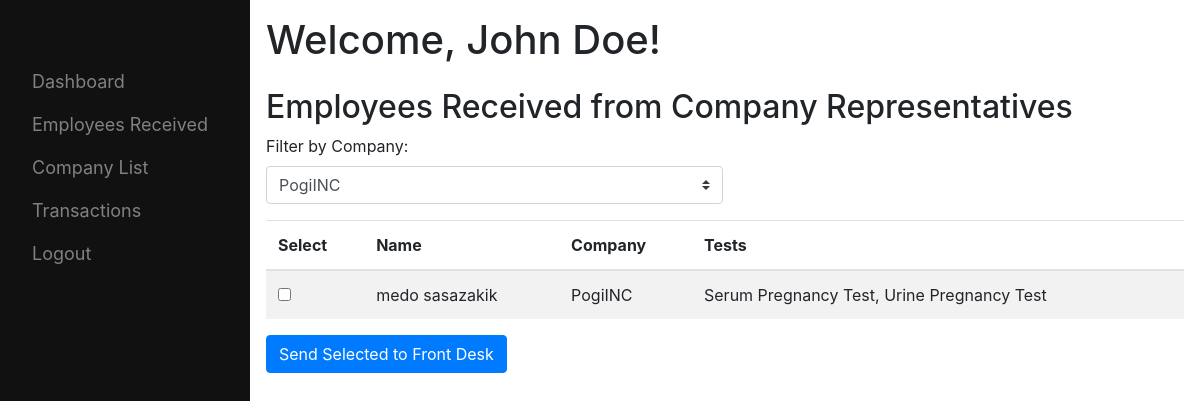
The app's page /marketing_manager_dashboard.php?company=1 (signed in) with its own data.
### tables this page shows
CREATE TABLE `users` (
  `id` int(11) NOT NULL,
  `first_name` varchar(50) NOT NULL,
  `last_name` varchar(50) NOT NULL,
  `birthday` date DEFAULT NULL,
  `email` varchar(100) NOT NULL,
  `contact_number` varchar(20) DEFAULT NULL,
  `address` text DEFAULT NULL,
  `username` varchar(50) NOT NULL,
  `password` varchar(255) NOT NULL,
  `role` enum('admin','marketing_manager','front_desk','junior_medtech','senior_medtech','invoice_manager','company_rep') NOT NULL,
  `created_at` timestamp NOT NULL DEFAULT current_timestamp(),
  `company_id` int(11) DEFAULT NULL,
  `status` enum('active','inactive','archived') NOT NULL DEFAULT 'inactive'
);

CREATE TABLE `employees` (
  `id` int(11) NOT NULL,
  `company_id` int(11) DEFAULT NULL,
  `first_name` varchar(50) NOT NULL,
  `last_name` varchar(50) NOT NULL,
  `age` int(11) DEFAULT NULL,
  `gender` enum('male','female','other') DEFAULT NULL,
  `birthday` date DEFAULT NULL,
  `email` varchar(100) DEFAULT NULL,
  `contact_number` varchar(20) DEFAULT NULL,
  `created_at` timestamp NOT NULL DEFAULT current_timestamp(),
  `tests` text DEFAULT NULL,
  `address` text DEFAULT NULL,
  `status` enum('registered','pending_tests','tests_assigned','sent_to_marketing','sent_to_front_desk','processed') DEFAULT 'registered',
  `sent_to_front_desk_at` datetime DEFAULT NULL,
  `sent_to_marketing_at` datetime DEFAULT NULL,
  `updated_at` datetime DEFAULT NULL,
  `patient_id` varchar(10) DEFAULT NULL,
  `username` varchar(50) DEFAULT NULL,
  `password` varchar(50) DEFAULT NULL,
  `appointment_date` date DEFAULT NULL,
  `appointment_time` time DEFAULT NULL
);

CREATE TABLE `companies` (
  `id` int(11) NOT NULL,
  `name` varchar(100) NOT NULL,
  `address` text DEFAULT NULL,
  `email` varchar(100) DEFAULT NULL,
  `contact_number` varchar(20) DEFAULT NULL,
  `rep_first_name` varchar(50) DEFAULT NULL,
  `rep_last_name` varchar(50) DEFAULT NULL,
  `created_at` timestamp NOT NULL DEFAULT current_timestamp()
);

### marketing_manager_dashboard.php (the view, shortened to what this page needs)
<?php
include 'db_connection.php';
$user_id = $_SESSION['user_id'];
$user = $conn->query("SELECT first_name, last_name FROM users WHERE id = $user_id")->fetch_assoc();
$companies = $conn->query("SELECT id, name FROM companies ORDER BY name");
$selected_company = isset($_GET['company']) ? intval($_GET['company']) : 0;
$employee_query = "SELECT e.*, c.name AS company_name,
                   GROUP_CONCAT(lt.name SEPARATOR ', ') AS tests
                   FROM employees e
                   JOIN companies c ON e.company_id = c.id
                   LEFT JOIN employee_tests elt ON e.id = elt.employee_id
                   LEFT JOIN tests lt ON elt.test_id = lt.id
                   WHERE e.status = 'sent_to_marketing'";
if ($selected_company > 0) {
    $employee_query .= " AND e.company_id = " . intval($selected_company);
}
$employee_query .= " GROUP BY e.id ORDER BY e.id DESC";
$employees = $conn->query($employee_query);
?>
<!DOCTYPE html>
<html lang="en">
<head>
    <link rel="stylesheet" href="https://stackpath.bootstrapcdn.com/bootstrap/4.5.2/css/bootstrap.min.css">
</head>
<body>
    <div id="mySidebar" class="sidebar">
        <a href="#" onclick="showDashboard()">Dashboard</a>
        <a href="#" onclick="showEmployeesReceived()">Employees Received</a>
        <a href="company_list.php">Company List</a>
        <a href="transactions.php">Transactions</a>
        <a href="logout.php">Logout</a>
    </div>
    <div class="content">
        <h1>Welcome, <?php echo htmlspecialchars($user['first_name'] . ' ' . $user['last_name']); ?>!</h1>
        <div id="employeesReceived" style="display: none;">
            <h2 class="mt-4">Employees Received from Company Representatives</h2>
            <form action="" method="GET" class="mb-3">
                <div class="form-row align-items-center">
                    <div class="col-auto">
                        <label class="mr-sm-2" for="company">Filter by Company:</label>
                        <select class="custom-select mr-sm-2" id="company" name="company" onchange="this.form.submit()">
                            <?php while ($company = $companies->fetch_assoc()): ?>
                                <option value="<?php echo $company['id']; ?>" <?php echo $selected_company == $company['id'] ? 'selected' : ''; ?>>
                                    <?php echo htmlspecialchars($company['name']); ?>
                                </option>
                            <?php endwhile; ?>
                        </select>
                    </div>
                </div>
            </form>
            <?php if ($employees->num_rows > 0): ?>
                <form action="" method="POST">
                    <table class="table table-striped">
                        <thead>
                            <tr>
                                <th>Select</th>
                                <th>Name</th>
                                <th>Company</th>
                                <th>Tests</th>
                            </tr>
                        </thead>
                        <tbody>
                            <?php while ($employee = $employees->fetch_assoc()): ?>
                            <tr>
                                <td><input type="checkbox" name="employee_ids[]" value="<?php echo $employee['id']; ?>"></td>
                                <td><?php echo htmlspecialchars($employee['first_name'] . ' ' . $employee['last_name']); ?></td>
                                <td><?php echo htmlspecialchars($employee['company_name']); ?></td>
                                <td><?php echo htmlspecialchars($employee['tests']); ?></td>
                            </tr>
                            <?php endwhile; ?>
                        </tbody>
                    </table>
                    <button type="submit" name="send_to_front_desk" class="btn btn-primary">Send Selected to Front Desk</button>
                </form>
            <?php else: ?>
                <p>No employees received.</p>
            <?php endif; ?>
        </div>
    </div>
</body>
</html>

### marketing_manager_dashboard.php (style rules this page uses)
.sidebar { height: 100vh; width: 250px; position: fixed; z-index: 1; top: 0; left: 0; background-color: #111; overflow-x: hidden; padding-top: 60px; transition: 0.5s; }
.sidebar a { padding: 8px 8px 8px 32px; text-decoration: none; font-size: 18px; color: #818181; display: block; transition: 0.3s; }
.content { margin-left: 250px; padding: 16px; transition: margin-left .5s; }

### records on screen
users: first_name+last_name "John Doe"
employees: first_name+last_name "medo sasazakik", company.name "PogiINC", tests "Serum Pregnancy Test, Urine Pregnancy Test"

### other values on screen
form field company "PogiINC"
